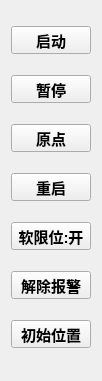
  <widget class="QWidget" name="layoutWidget">
   <property name="geometry">
    <rect>
     <x>610</x>
     <y>10</y>
     <width>97</width>
     <height>381</height>
    </rect>
   </property>
   <property name="sizePolicy">
    <sizepolicy hsizetype="Expanding" vsizetype="Preferred">
     <horstretch>0</horstretch>
     <verstretch>0</verstretch>
    </sizepolicy>
   </property>
   <property name="font">
    <font>
     <bold>true</bold>
    </font>
   </property>
   <layout class="QVBoxLayout" name="verticalLayout_5">
    <item>
     <widget class="QPushButton" name="start_bt">
      <property name="sizePolicy">
       <sizepolicy hsizetype="Expanding" vsizetype="Expanding">
        <horstretch>0</horstretch>
        <verstretch>0</verstretch>
       </sizepolicy>
      </property>
      <property name="maximumSize">
       <size>
        <width>95</width>
        <height>28</height>
       </size>
      </property>
      <property name="font">
       <font>
        <family>微软雅黑</family>
        <pointsize>11</pointsize>
        <bold>true</bold>
       </font>
      </property>
      <property name="text">
       <string>启动</string>
      </property>
     </widget>
    </item>
    <item>
     <widget class="QPushButton" name="stop_bt">
      <property name="sizePolicy">
       <sizepolicy hsizetype="Expanding" vsizetype="Expanding">
        <horstretch>0</horstretch>
        <verstretch>0</verstretch>
       </sizepolicy>
      </property>
      <property name="maximumSize">
       <size>
        <width>95</width>
        <height>28</height>
       </size>
      </property>
      <property name="font">
       <font>
        <family>微软雅黑</family>
        <pointsize>11</pointsize>
        <bold>true</bold>
       </font>
      </property>
      <property name="text">
       <string>暂停</string>
      </property>
     </widget>
    </item>
    <item>
     <widget class="QPushButton" name="homebt">
      <property name="sizePolicy">
       <sizepolicy hsizetype="Expanding" vsizetype="Expanding">
        <horstretch>0</horstretch>
        <verstretch>0</verstretch>
       </sizepolicy>
      </property>
      <property name="maximumSize">
       <size>
        <width>95</width>
        <height>28</height>
       </size>
      </property>
      <property name="font">
       <font>
        <family>微软雅黑</family>
        <pointsize>11</pointsize>
        <bold>true</bold>
       </font>
      </property>
      <property name="text">
       <string>原点</string>
      </property>
     </widget>
    </item>
    <item>
     <widget class="QPushButton" name="restartbt">
      <property name="sizePolicy">
       <sizepolicy hsizetype="Expanding" vsizetype="Expanding">
        <horstretch>0</horstretch>
        <verstretch>0</verstretch>
       </sizepolicy>
      </property>
      <property name="maximumSize">
       <size>
        <width>95</width>
        <height>28</height>
       </size>
      </property>
      <property name="font">
       <font>
        <pointsize>11</pointsize>
        <bold>true</bold>
       </font>
      </property>
      <property name="text">
       <string>重启</string>
      </property>
     </widget>
    </item>
    <item>
     <widget class="QPushButton" name="limitbt">
      <property name="sizePolicy">
       <sizepolicy hsizetype="Expanding" vsizetype="Expanding">
        <horstretch>0</horstretch>
        <verstretch>0</verstretch>
       </sizepolicy>
      </property>
      <property name="maximumSize">
       <size>
        <width>95</width>
        <height>28</height>
       </size>
      </property>
      <property name="font">
       <font>
        <pointsize>11</pointsize>
        <bold>true</bold>
       </font>
      </property>
      <property name="text">
       <string>软限位:开</string>
      </property>
     </widget>
    </item>
    <item>
     <widget class="QPushButton" name="unlouckAlarm_bt">
      <property name="sizePolicy">
       <sizepolicy hsizetype="Expanding" vsizetype="Expanding">
        <horstretch>0</horstretch>
        <verstretch>0</verstretch>
       </sizepolicy>
      </property>
      <property name="maximumSize">
       <size>
        <width>95</width>
        <height>28</height>
       </size>
      </property>
      <property name="font">
       <font>
        <pointsize>11</pointsize>
        <bold>true</bold>
       </font>
      </property>
      <property name="text">
       <string>解除报警</string>
      </property>
     </widget>
    </item>
    <item>
     <widget class="QPushButton" name="initpos">
      <property name="sizePolicy">
       <sizepolicy hsizetype="Expanding" vsizetype="Expanding">
        <horstretch>0</horstretch>
        <verstretch>0</verstretch>
       </sizepolicy>
      </property>
      <property name="maximumSize">
       <size>
        <width>95</width>
        <height>28</height>
       </size>
      </property>
      <property name="font">
       <font>
        <pointsize>11</pointsize>
        <bold>true</bold>
       </font>
      </property>
      <property name="text">
       <string>初始位置</string>
      </property>
     </widget>
    </item>
   </layout>
   <zorder>stop_bt</zorder>
   <zorder>homebt</zorder>
   <zorder>restartbt</zorder>
   <zorder>limitbt</zorder>
   <zorder>unlouckAlarm_bt</zorder>
   <zorder>initpos</zorder>
   <zorder>start_bt</zorder>
  </widget>
